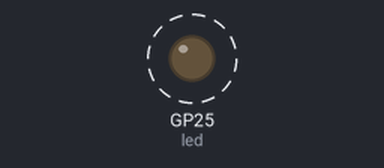
A program run on a simulated Raspberry Pi Pico running MicroPython. Shown: output pins drawn as LEDs (lit = HIGH). Dashed ring = blinking. What the program prints to the serial console is not drawn. At 5.5 s the program stops and its outputs stay as they are.

Above: at 0.2 s.
Timing chart, 0 to 3.0 s (numbered marks = the images above):
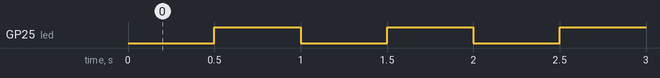

The program:

LEDBlinkTimer.py
```python
if __name__ is '__main__' :

    from machine import Pin, Timer

    led = Pin(25, Pin.OUT)

    timer = Timer()

    class Blink :
        def __init__( self, max_count = 10 ) :
            self.count = 0
            self.max_count = max_count

        def blink( self, timer ):
            self.count += 1

            if self.count <= self.max_count :
                print( f"[{self.count}] toggle" )
                led.toggle()
            else :
                print( "timer deinit" )
                timer.deinit()
            pass
        pass
    pass

    blink = Blink()

    timer.init( freq=2, mode=Timer.PERIODIC, callback=blink.blink )

pass
```

Measured:
- by itself, GP25 (led): alternates HIGH for 0.50 s and LOW for 0.50 s, 10 changes in all, then stays LOW
